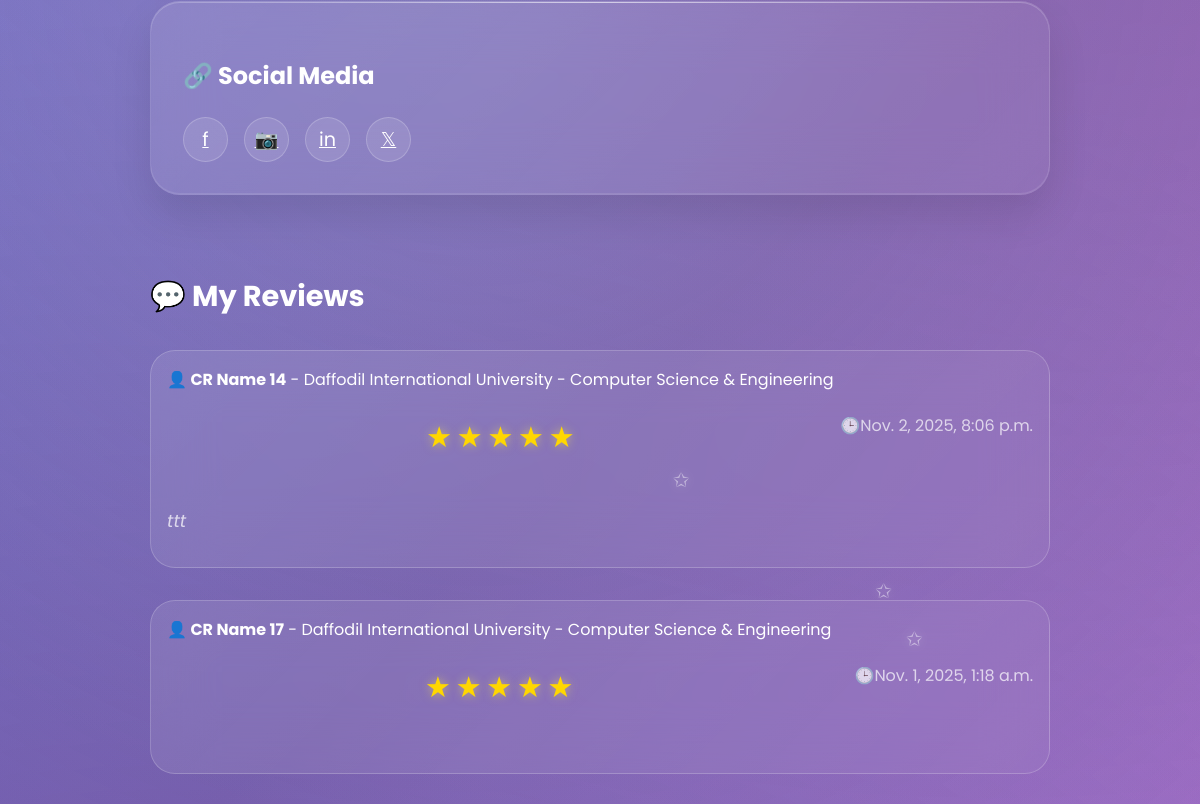
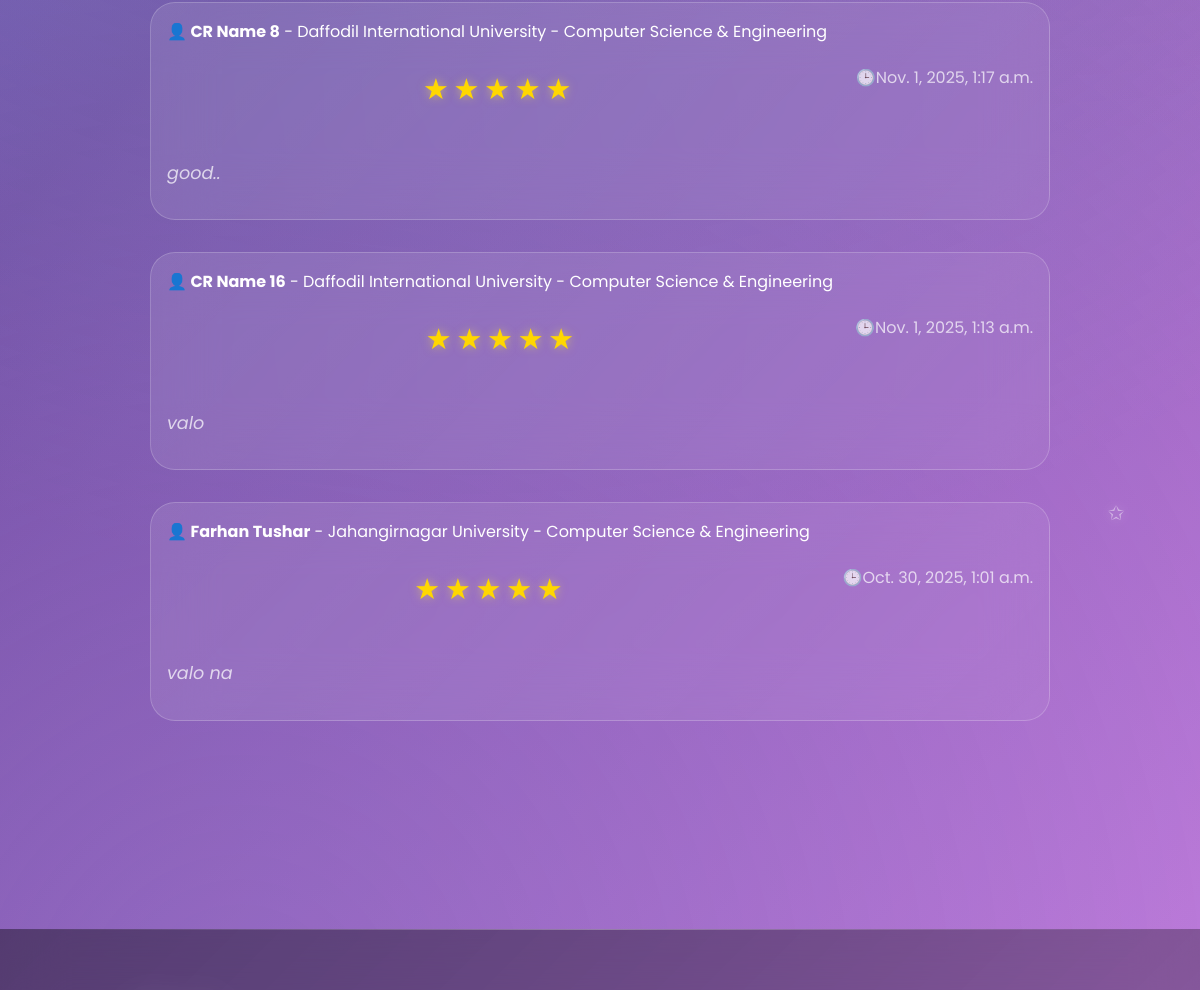
The app's page /view_profile/cr-reviews-admin/ (signed in, middle part), older data (2 pictures, top to bottom).
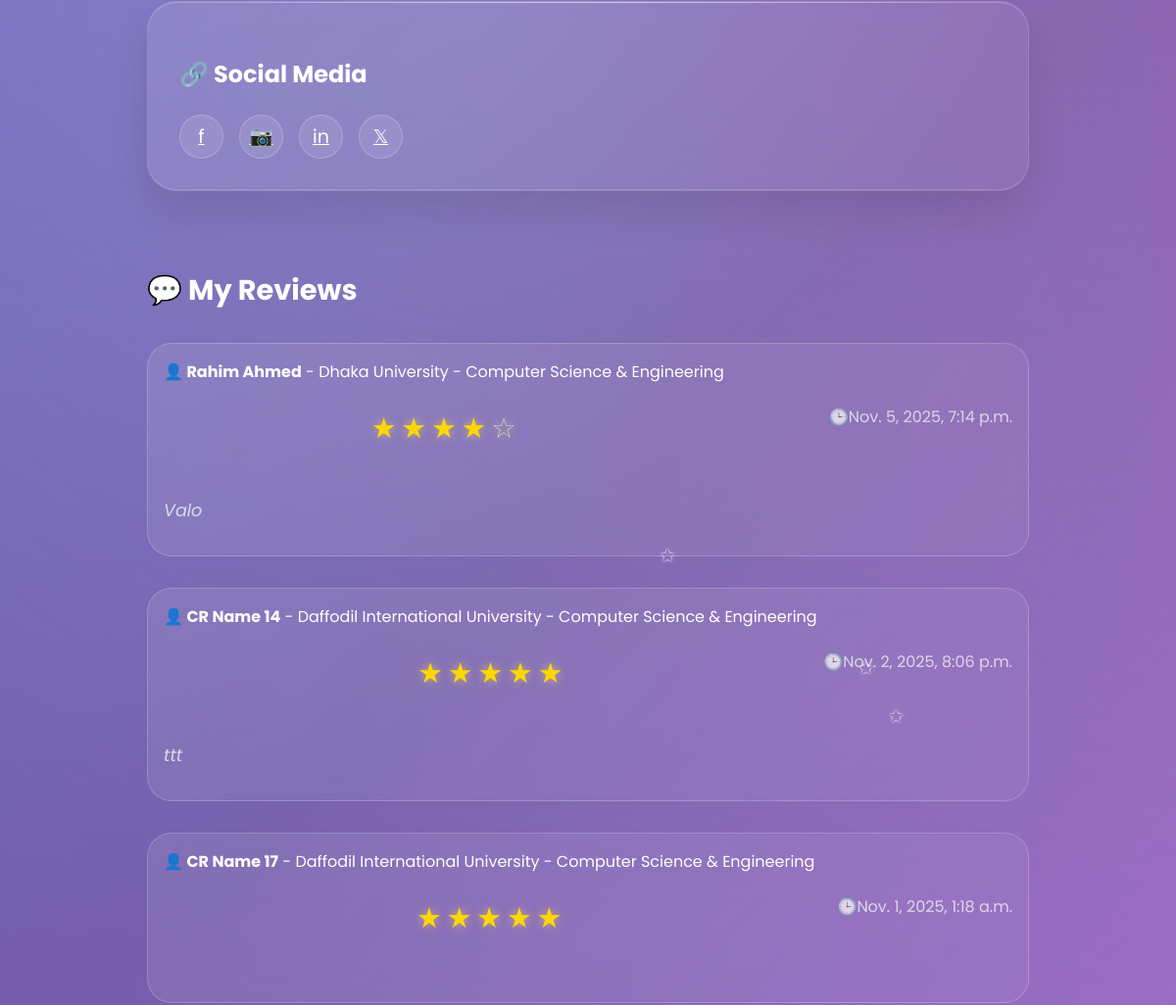
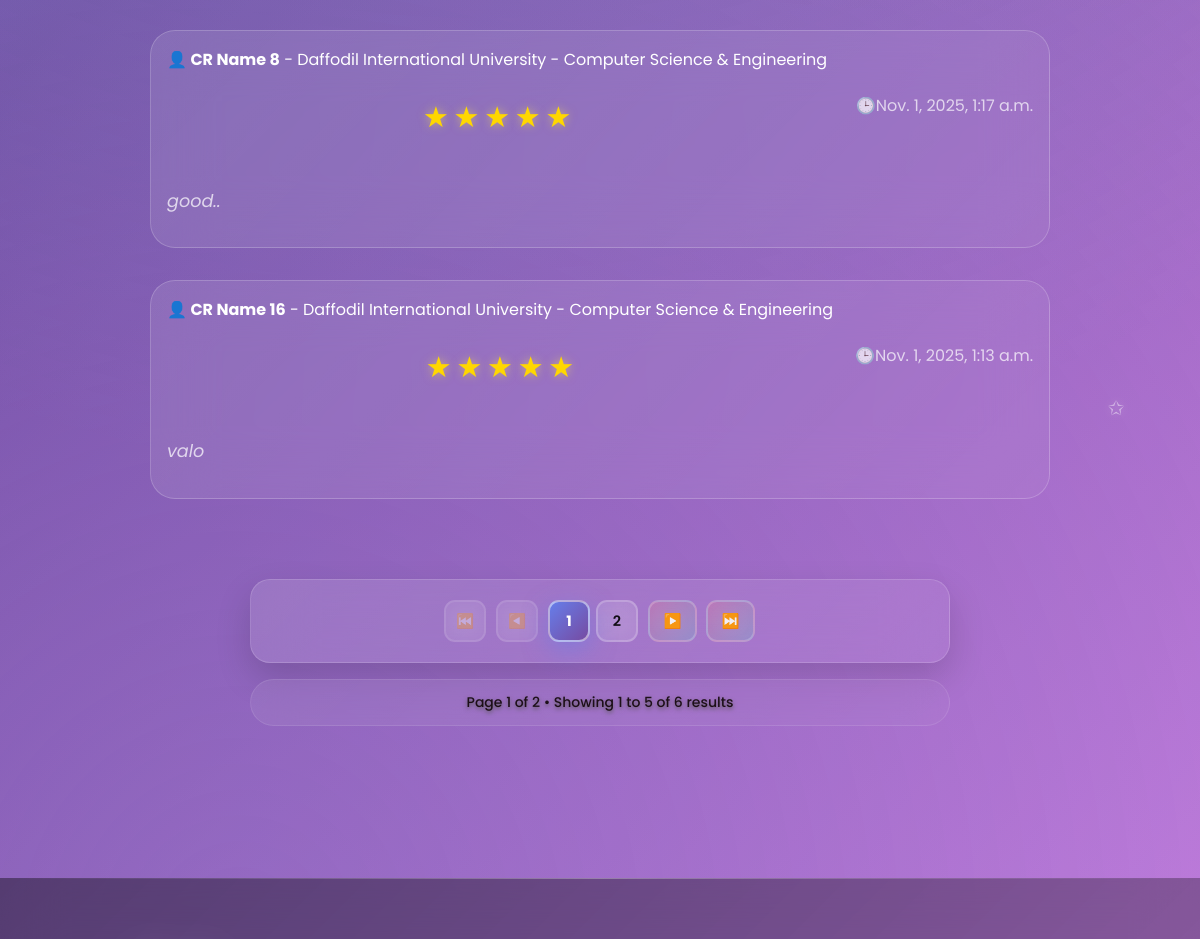
The same page, newer data (2 pictures, top to bottom).
### cr/models.py (models this page shows, shortened)
class Review(models.Model):
    user = models.ForeignKey('userprofile.User', on_delete=models.CASCADE, related_name='userreviews')
    cr_profile = models.ForeignKey(CrProfile, on_delete=models.CASCADE, related_name='cr_reviews')
    rating = models.PositiveSmallIntegerField()
    description = models.TextField(blank=True, null=True)
    is_anonymous = models.BooleanField(default=False)
    anonymous_name = models.CharField(max_length=100, blank=True, null=True)
    is_approved = models.BooleanField(default=True)  # Auto-approve non-anonymous
    reviewed_by = models.ForeignKey(
        'userprofile.User',
        on_delete=models.SET_NULL,
        null=True,
        blank=True,
        related_name='reviewed_reviews',
        help_text="Admin who approved/rejected this review"
    )
    reviewed_at = models.DateTimeField(null=True, blank=True)
    slug = models.SlugField(unique=True, blank=True)
    created_at = models.DateTimeField(auto_now_add=True)
    updated_at = models.DateTimeField(auto_now=True)
    deleted_at = models.DateTimeField(blank=True, null=True)
    class Meta:
        unique_together = [['user', 'cr_profile']]
        ordering = ['-created_at']

class CrProfile(models.Model):
    user=models.OneToOneField('userprofile.User', on_delete=models.CASCADE,related_name='user_profile')
    university=models.ForeignKey(University, on_delete=models.CASCADE,related_name='university_crs')
    department=models.ForeignKey(Department, on_delete=models.CASCADE,related_name='department_crs')
    cr_status = models.CharField(
    max_length=20,
    choices=[('Present', 'Present CR'), ('Former', 'Former CR')],
    default='Present'
    )
    profile_picture = models.ImageField(upload_to='cr_profile_pictures/', blank=True, null=True)
    name = models.CharField(max_length=100)
    gender = models.CharField(choices=[('M', 'Male'), ('F', 'Female')], max_length=1)
    email = models.EmailField(blank=True, null=True)
    phone = models.CharField(max_length=30, blank=True, null=True)
    st_id = models.CharField(max_length=50, unique=True)
    batch = models.CharField(max_length=20)
    dept_batch = models.CharField(max_length=20 , blank=True, null=True)
    section = models.CharField(max_length=10)
    bio = models.TextField(blank=True, null=True)
    date_of_birth = models.DateField(blank=True, null=True)
    slug = models.SlugField(unique=True, blank=True)
    facebook_url = models.URLField(default='https://www.facebook.com/')
    instagram_url = models.URLField(default='https://www.instagram.com/')
    linkedin_url = models.URLField(default='https://www.linkedin.com/')
    created_at=models.DateTimeField(auto_now_add=True)
    updated_at=models.DateTimeField(auto_now=True)
    deleted_at=models.DateTimeField(auto_now=True,blank=True,null=True)

class University(models.Model):
    Public = "Public"
    Private = "Private"
    university_type = [
        (Public,"Public"),
        (Private,"Private"),
    ]
    title =models.CharField(max_length=100,unique=True,blank=False,null=False)
    type =models.CharField(max_length=100,choices=university_type)
    address=models.CharField(max_length=150, blank=True, null=True)
    slug=models.SlugField(blank=True,unique=True)
    created_at=models.DateTimeField(auto_now_add=True)
    updated_at=models.DateTimeField(auto_now=True)
    daleted_at=models.DateTimeField(auto_now=True,blank=True,null=True)
    def __str__(self):
        return self.title

class Department(models.Model):
    title=models.CharField(max_length=50,unique=True,blank=False,null=False)
    code=models.CharField(max_length=50,unique=True,blank=True,null=True)
    slug=models.SlugField(blank=True,unique=True)
    created_at=models.DateTimeField(auto_now_add=True)
    updated_at=models.DateTimeField(auto_now=True)
    daleted_at=models.DateTimeField(auto_now=True,blank=True,null=True)
    def __str__(self):
        return self.title

### userprofile/views.py (the view)
# urls.py: path('view_profile/<str:slug>/',view_profile,name="view_profile"),
def view_profile(request,slug):
    user = User.objects.get(email=request.user.email,slug=slug)
    review = Review.objects.filter(user=user).order_by('-created_at')
    paginator = Paginator(review,5)
    page_number = request.GET.get('page',1)
    try:
        review = paginator.page(page_number)
    except PageNotAnInteger:
        review = paginator.page(1)
    except EmptyPage:
        review = paginator.page(1)
    context = {
        'user':user,
        'review':review,
    }
    return render(request,'user_profile/view_profile.html',context)

### userprofile/models.py (called while the page is built)
    def get_full_name(self):
        return f"{self.first_name} {self.last_name}"

### templates/user_profile/view_profile.html (shortened to what the changed rows need)
{% extends 'base.html' %}
{% load static %}
{% block content %}
    <div id="cr-profile" class="page">
        <div class="container">
            <div style="max-width: 900px; margin: 0 auto;">
                <div class="section">
                    <h2 style="color: white; font-size: 1.8rem; font-weight: 700; margin-bottom: 2rem;">💬 My Reviews</h2>
                    <div id="reviews-container">
                    {% for review in review %}
                    <div class="review-card">
                    <div class="review-header">
                        <div>
                            <strong style="font-size: 1rem;">👤 {{review.cr_profile.name}}</strong> - {{review.cr_profile.university}} - {{review.cr_profile.department}}
                            <div class="rating">
                                {% for i in "12345" %} {% if forloop.counter <= review.rating %}
                                <span class="star filled">★</span>
                                {% else %}
                                <span class="star">☆</span>
                                {% endif %}
                                {% endfor %}
                            </div>
                        </div>
                        <div style="color: rgba(255,255,255,0.7); font-weight: 400;">🕒{{review.created_at}}</div>
                    </div>
                    <div class="review-text">
                        {{review.description}}
                    </div>
                    </div>
                    {% endfor %}
                    </div>
                </div>
                {% if review.has_other_pages %}
                <div class="pagination-section">
                    <div class="pagination">
                    {% if review.has_previous %}
                        <a href="?page=1" class="pagination-btn pagination-first">
                            <span>⏮️</span>
                        </a>
                        <a href="?page={{ review.previous_page_number }}" class="pagination-btn pagination-prev">
                            <span>◀️</span>
                        </a>
                    {% else %}
                        <span class="pagination-btn pagination-disabled">
                            <span>⏮️</span>
                        </span>
                        <span class="pagination-btn pagination-disabled">
                            <span>◀️</span>
                        </span>
                    {% endif %}
                    <div class="pagination-numbers">
                        {% for num in review.paginator.page_range %}
                            {% if review.number == num %}
                                <span class="pagination-btn pagination-active">{{ num }}</span>
                            {% elif num > review.number|add:'-3' and num < review.number|add:'3' %}
                                <a href="?page={{ num }}" class="pagination-btn">{{ num }}</a>
                            {% endif %}
                        {% endfor %}
                    </div>
                    {% if review.has_next %}
                        <a href="?page={{ review.next_page_number }}" class="pagination-btn pagination-next">
                            <span>▶️</span>
                        </a>
                        <a href="?page={{ review.paginator.num_pages }}" class="pagination-btn pagination-last">
                            <span>⏭️</span>
                        </a>
                    {% endif %}
                </div>
                <div class="pagination-info">
                    <p>Page {{ review.number }} of {{ review.paginator.num_pages }} • Showing {{ review.start_index }} to {{ review.end_index }} of {{ review.paginator.count }} results</p>
                </div>
                </div>
                {% endif %}
            </div>
        </div>
    </div>
{% endblock content %}

Row changes from the older to the newer data that the page shows:
no longer on this page (row unchanged): Review: cr_profile.name "Farhan Tushar", cr_profile.university "Jahangirnagar University", cr_profile.department "Computer Science & Engineering", rating 5 (drawn), created_at "Oct. 30, 2025, 1:01 a.m.", description "valo na"
added Review: cr_profile.name "Rahim Ahmed", cr_profile.university "Dhaka University", cr_profile.department "Computer Science & Engineering", rating 4 (drawn), created_at "Nov. 5, 2025, 7:14 p.m.", description "Valo"
Text that changed along with them:
{{ review.number }}: (not shown) → "1"
{{ review.paginator.num_pages }}: (not shown) → "2"
{{ review.start_index }}: (not shown) → "1"
{{ review.end_index }}: (not shown) → "5"
{{ review.paginator.count }}: (not shown) → "6"
text now shown: "⏮️ ◀️ ▶️ ⏭️ Page of • Showing to of results"
new list line: "1"
new list line: "2"
